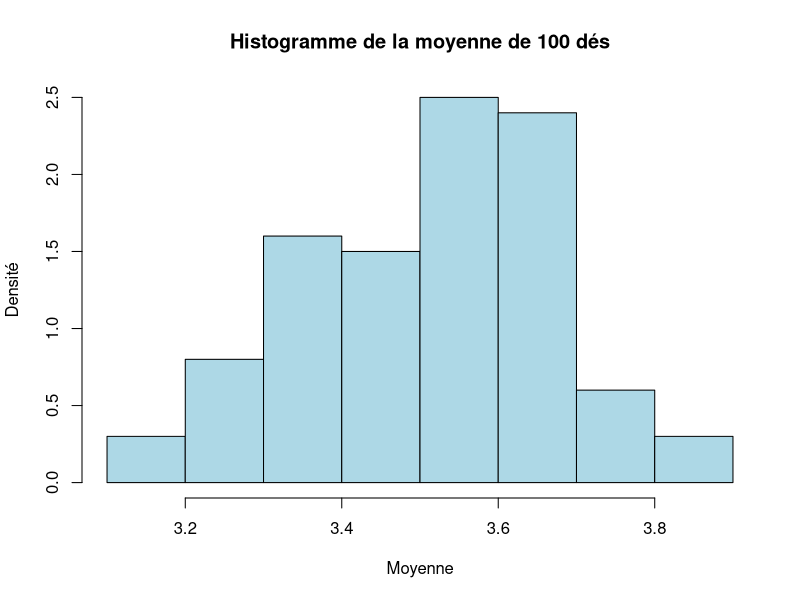
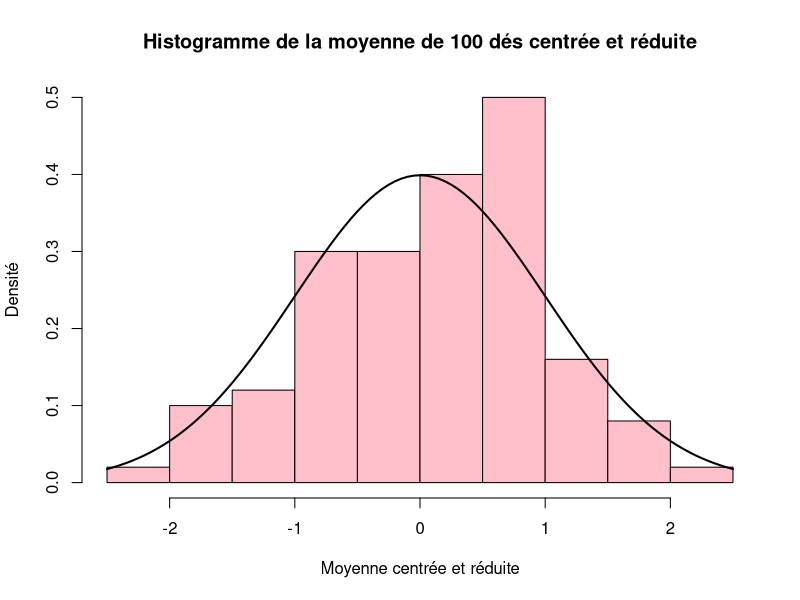

The R source for these figures, in order:
# TP3 - Loi des grands nombres. Théorème central limite.

# On considère le lancer de deux dés. On considère la somme des deux dés.
# On remarque que cette somme est comprise entre 2 et 12 et que contrairement au lancer d'un dé, les différentes issues ne sont pas équiprobables.
# Soit X et Y les deux dés. On a alors X ~ U(1,6) et Y ~ U(1,6).

# P(X+Y = 2) = 1/36
# P(X+Y = 3) = 2/36
# P(X+Y = 4) = 3/36
# P(X+Y = 5) = 4/36
# P(X+Y = 6) = 5/36
# P(X+Y = 7) = 6/36
# P(X+Y = 8) = 5/36
# P(X+Y = 9) = 4/36
# P(X+Y = 10) = 3/36
# P(X+Y = 11) = 2/36
# P(X+Y = 12) = 1/36

# Espérence de X + Y : E[X + Y] = 2 * 1/6 * (1 + 2 + 3 + 4 + 5 + 6) = 42/6 = 7.

# Espérance de la somme de 100 dés : E([S] = 100 * 7 = 700.

# Espérance de la moyenne de deux dés : (E[X] + E[Y])/2 = 7/2 = 3.5.

# Variance de X : Var[X] = E[X^2] - E[X]^2 = 1/6 * (1^2 + 2^2 + 3^2 + 4^2 + 5^2 + 6^2) - (3.5)^2 = 35/12.

# Variance de X + Y : Var[X + Y] = E[(X + Y)^2] - E[X + Y]^2 = 91/6 - 7^2 = 35/6.


# simulation d'un dé lancé n fois

n = 100

X = floor(6 * runif(n) + 1)

mean(X) # moyenne empirique de n lancé de dés.

var(X) # variance empirique de n lancé de dés.


# Simulation de k dés, chaque dé est en réalité la moyenne de n lancés.

k = 100 # nombre de simulations

S = numeric(k) # vecteur pour stocker les sommes des dés.

for (i in 1:k) {
  X = floor(6*runif(n) + 1) # vecteur contenant n lancer de dés.
  S[i] = mean(X) # S est un vecteur qui contient les moyennes des n lancés pour chaque k dés.
}

hist(S, prob = T, main = paste("Histogramme de la moyenne de",k ,"dés"), xlab = "Moyenne", ylab = "Densité", col = "lightblue", border = "black")

mean(S) # moyenne empirique de la moyenne de k dés.

var(S) # variance empirique de la moyenne de k dés.


# Maitenant, on transforme le vecteur S pour qu'il soit centré et réduit, afin de l'assimuler à une variable aléatoire suivant N(0,1).

S_centre = (S-3.5)/(sqrt(35/(12*n))) # On soustrait la moyenne (centrage) et on divise par l'écart type(réduction).

hist(S_centre, prob = T, main = paste("Histogramme de la moyenne de",k ,"dés centrée et réduite"), xlab = "Moyenne centrée et réduite", ylab = "Densité", col = "pink", border = "black")

curve(dnorm(x), col ="black", lwd = 2, add = T) # On ajoute la densité théorique de la loi normale centrée réduite.

# On observe que pour n suffisamment grand, la moyenne de k dés suit une loi normale centrée réduite. C'est le théorème central limite.